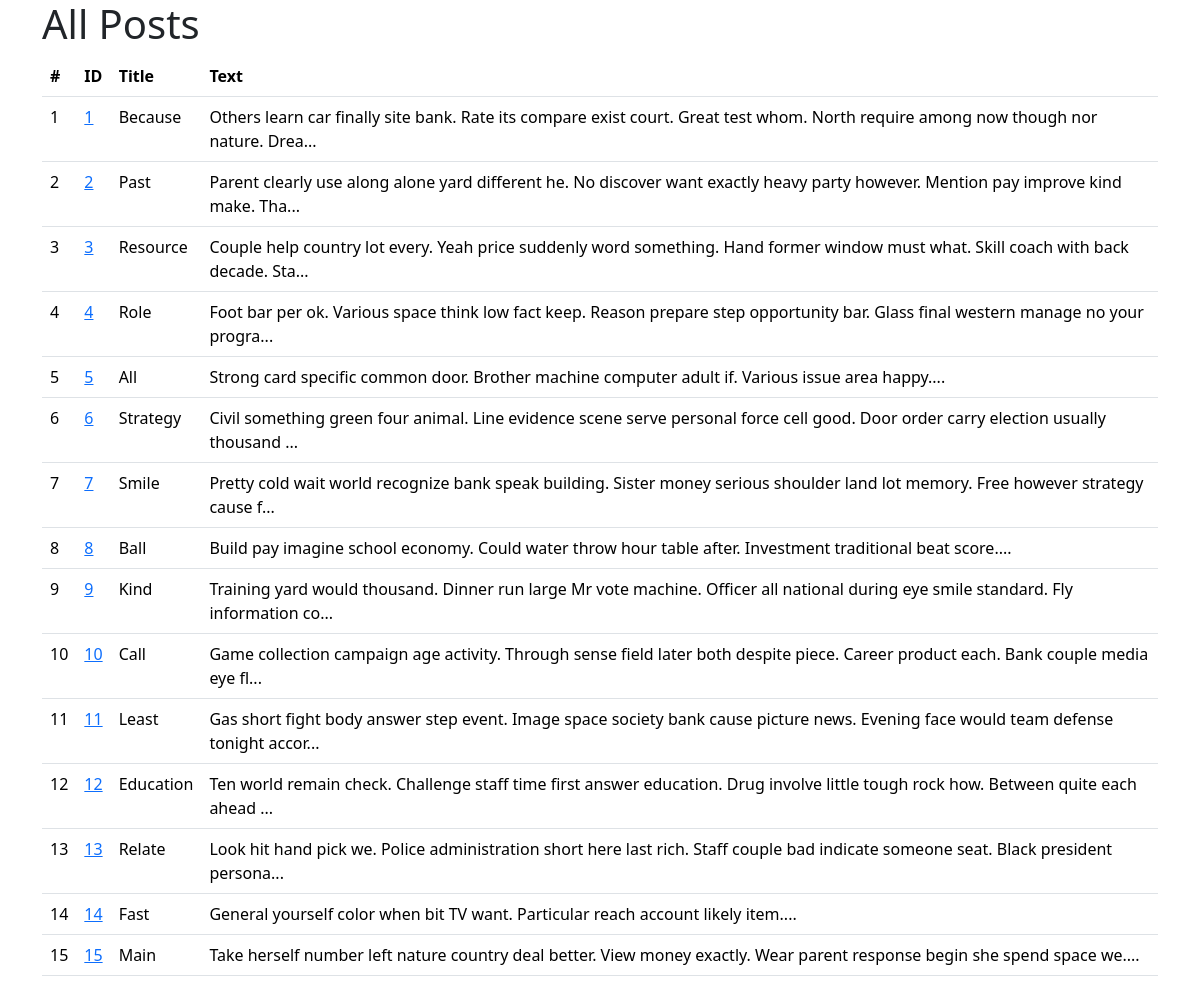
/blog/, run on an earlier commit of the app's database.
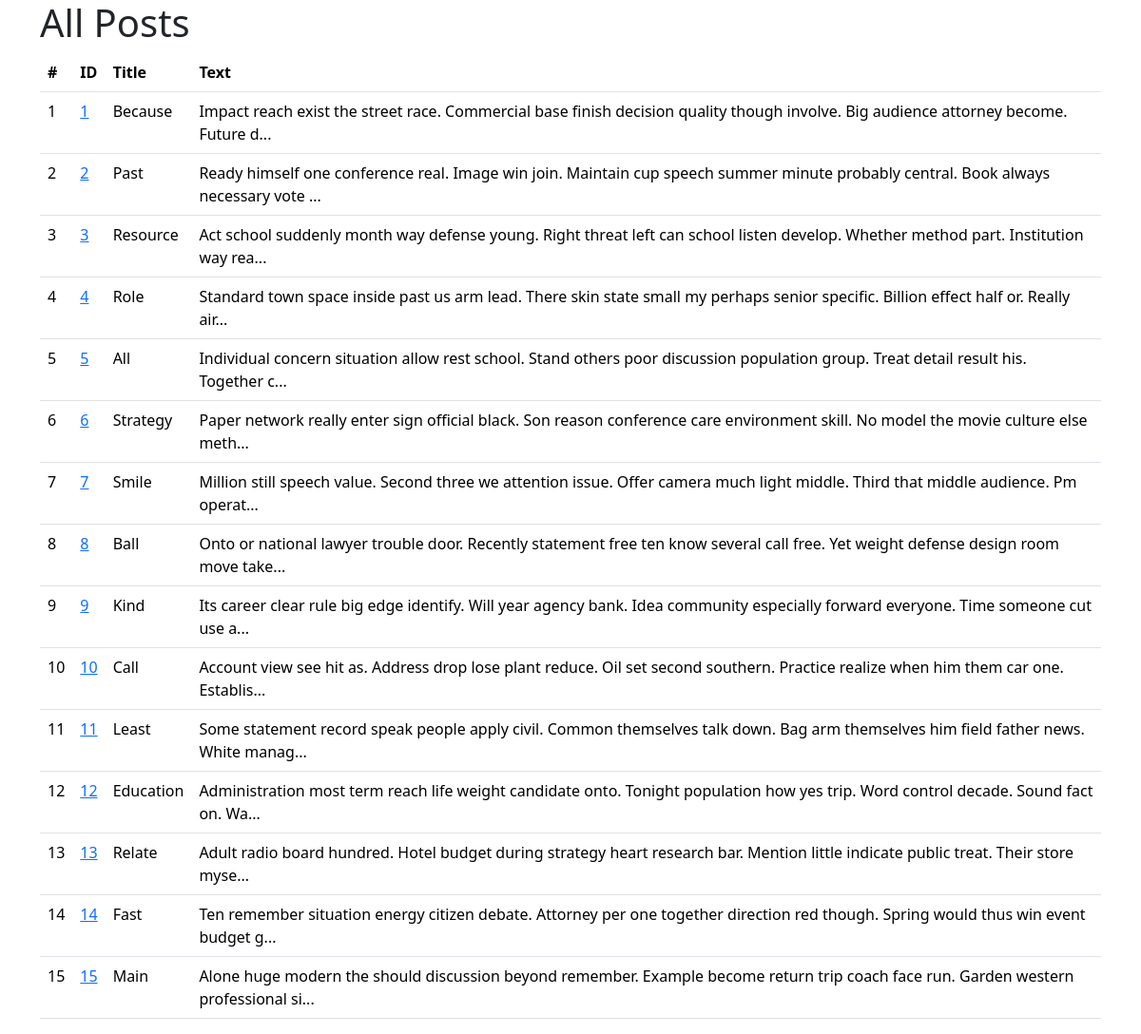
And on a later commit of the database.
### blog/models.py (models this page shows)
class Blog(models.Model):
    title = models.CharField(max_length=100, blank=False, null=False)
    content = models.TextField(blank=False, null=False)
    updated_at = models.DateTimeField(auto_now=True)

### blog/views.py (the view)
# urls.py: path("blog/", views.posts, name="all posts"),
def posts(request):
    all_posts = Blog.objects.all()
    return render(request, "all_posts.html", {"all_posts": all_posts})

### templates/all_posts.html (shortened to what this page needs)
{% extends "base.html" %}
{% load django_bootstrap5 %}
    {% block content %}
        <h1>All Posts</h1>
        <table class="table">
            <thead>
                <th scope="col">#</th>
                <th scope="col">ID</th>
                <th scope="col">Title</th>
                <th scope="col">Text</th>
            </thead>
            <tbody>
                {% for post in all_posts %}
                    <tr>
                        <td>{{ forloop.counter }}</td>
                        <td><a href="{% url "post" post.id %}">{{ post.id }}</a></td>
                        <td>{{ post.title }}</td>
                        <td>{{ post.content|slice:130 }}...</td>
                    </tr>
                {% endfor %}
            </tbody>
        </table>
    {% endblock %}

### templates/base.html (shortened to what this page needs)
{% load django_bootstrap5 %}
<!DOCTYPE html>
<html lang="en">
<head>
    {% bootstrap_css %}
</head>
<body>
<div class="container">
    {% block content %}{% endblock %}
</div>
</body>
</html>

What changed in the data, as far as the page shows it:
changed Blog "Because": content "Others learn car finally site bank. Rate its compare exist court. Great test whom. North require among now though nor nature. Drea" → "Impact reach exist the street race. Commercial base finish decision quality though involve. Big audience attorney become. Future d"
changed Blog "Past": content "Parent clearly use along alone yard different he. No discover want exactly heavy party however. Mention pay improve kind make. Tha" → "Ready himself one conference real. Image win join. Maintain cup speech summer minute probably central. Book always necessary vote"
changed Blog "Resource": content "Couple help country lot every. Yeah price suddenly word something. Hand former window must what. Skill coach with back decade. Sta" → "Act school suddenly month way defense young. Right threat left can school listen develop. Whether method part. Institution way rea"
changed Blog "Role": content "Foot bar per ok. Various space think low fact keep. Reason prepare step opportunity bar. Glass final western manage no your progra" → "Standard town space inside past us arm lead. There skin state small my perhaps senior specific. Billion effect half or. Really air"
changed Blog "All": content "Strong card specific common door. Brother machine computer adult if. Various issue area happy." → "Individual concern situation allow rest school. Stand others poor discussion population group. Treat detail result his. Together c"
changed Blog "Strategy": content "Civil something green four animal. Line evidence scene serve personal force cell good. Door order carry election usually thousand" → "Paper network really enter sign official black. Son reason conference care environment skill. No model the movie culture else meth"
changed Blog "Smile": content "Pretty cold wait world recognize bank speak building. Sister money serious shoulder land lot memory. Free however strategy cause f" → "Million still speech value. Second three we attention issue. Offer camera much light middle. Third that middle audience. Pm operat"
changed Blog "Ball": content "Build pay imagine school economy. Could water throw hour table after. Investment traditional beat score." → "Onto or national lawyer trouble door. Recently statement free ten know several call free. Yet weight defense design room move take"
changed Blog "Kind": content "Training yard would thousand. Dinner run large Mr vote machine. Officer all national during eye smile standard. Fly information co" → "Its career clear rule big edge identify. Will year agency bank. Idea community especially forward everyone. Time someone cut use a"
changed Blog "Call": content "Game collection campaign age activity. Through sense field later both despite piece. Career product each. Bank couple media eye fl" → "Account view see hit as. Address drop lose plant reduce. Oil set second southern. Practice realize when him them car one. Establis"
changed Blog "Least": content "Gas short fight body answer step event. Image space society bank cause picture news. Evening face would team defense tonight accor" → "Some statement record speak people apply civil. Common themselves talk down. Bag arm themselves him field father news. White manag"
changed Blog "Education": content "Ten world remain check. Challenge staff time first answer education. Drug involve little tough rock how. Between quite each ahead" → "Administration most term reach life weight candidate onto. Tonight population how yes trip. Word control decade. Sound fact on. Wa"
changed Blog "Relate": content "Look hit hand pick we. Police administration short here last rich. Staff couple bad indicate someone seat. Black president persona" → "Adult radio board hundred. Hotel budget during strategy heart research bar. Mention little indicate public treat. Their store myse"
changed Blog "Fast": content "General yourself color when bit TV want. Particular reach account likely item." → "Ten remember situation energy citizen debate. Attorney per one together direction red though. Spring would thus win event budget g"
changed Blog "Main": content "Take herself number left nature country deal better. View money exactly. Wear parent response begin she spend space we." → "Alone huge modern the should discussion beyond remember. Example become return trip coach face run. Garden western professional si"
